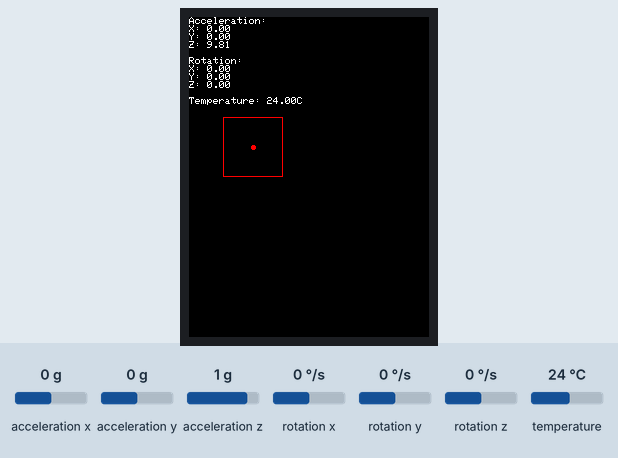
Bench run of a sketch on a simulated ESP32. On the bench: 240×320 colour display. The inputs (shaded band) are chosen by the test bench; at power-on: acceleration x 0 g, acceleration y 0 g, acceleration z 1 g, rotation x 0 °/s, rotation y 0 °/s, rotation z 0 °/s, temperature 24 °C. Random numbers use the default seed unless the sketch sets one; what the sketch prints to the serial monitor is not drawn.

Above: at 1.5 s.
1.6 s: acceleration x set to -1.4 g
At 2.0 s:
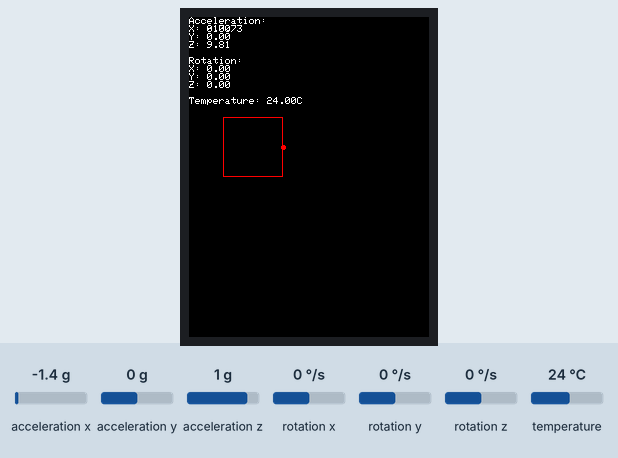
3.1 s: acceleration y set to -1.4 g
4.6 s: acceleration z set to -1.4 g
At 5.8 s:
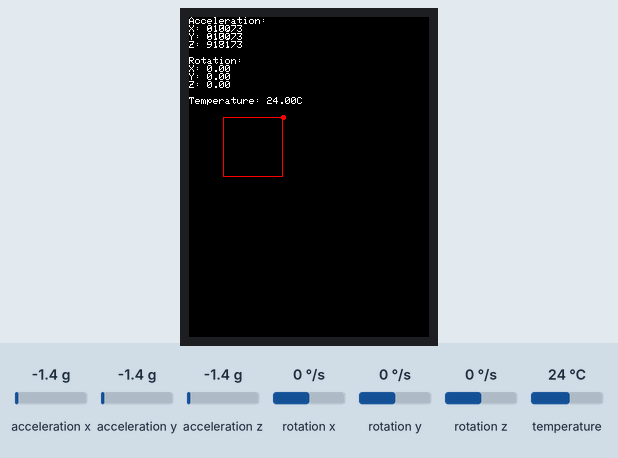
6.1 s: rotation x set to -192 °/s
7.6 s: rotation y set to -192 °/s
9.1 s: rotation z set to -192 °/s
At 10.3 s:
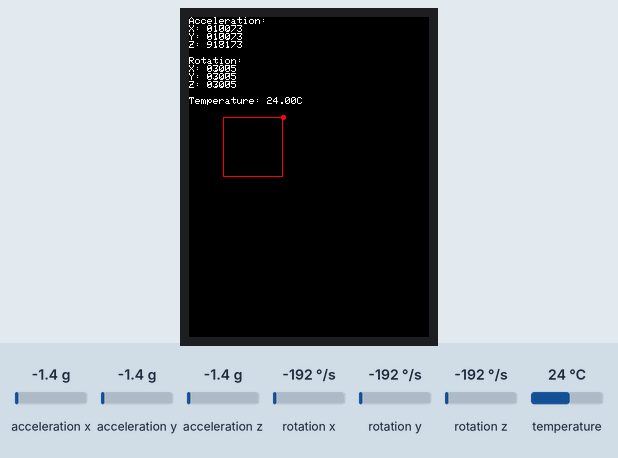
Timing chart, 0 to 11.6 s (numbered marks = the images above; inputs shaded):
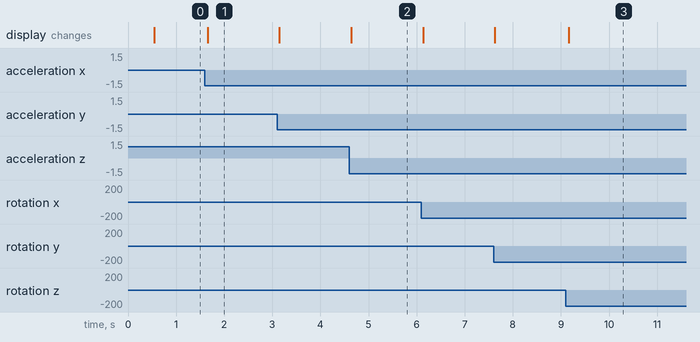

Measured:
- after the input at 1.6 s, the display: changes after 0.05 s (image 1)
- after the input at 4.6 s, the display: changes at once (image 2)
- after the input at 9.1 s, the display: changes after 0.06 s (image 3)

The sketch:

TFT-LCD5_GYRO1.ino
```cpp
#include <TFT_eSPI.h>
#include <SPI.h>
#include <Adafruit_MPU6050.h>
#include <Adafruit_Sensor.h>
#include <Wire.h>

uint16_t pixelColor = 0;
uint8_t location1[2];
uint8_t location2[2];
Adafruit_MPU6050 mpu;
sensors_event_t a, g, temp;
float accXfloat;
float accYfloat;
int accXpos, accYpos;
int accXint, accYint;
int arrX[10], arrY[10];

TFT_eSPI tft = TFT_eSPI();

void setup() {
  Serial.begin(115200);
  while (!Serial)
    delay(10); // will pause Zero, Leonardo, etc until serial console opens

  tft.init();
  tft.setRotation(0);
  tft.fillScreen(TFT_BLACK);
  initializeGyro();

  pixelColor = convertColor(0,255,0);
}

void loop() {
  printValues();
  printGyro();
  delay(16);
}


// Converts RGB888 to RGB565
// See: http://www.barth-dev.de/online/rgb565-color-picker/
uint16_t convertColor(uint8_t red, uint8_t green, uint8_t blue) {
  uint16_t Rgb565;
  Rgb565 = (red & 0b11111000) <<8;
  Rgb565 = Rgb565 + ((green & 0b11111100 ) <<3);
  Rgb565 = Rgb565 + ((blue) >> 3);

  return Rgb565;
}

// Creates a random number and puts it into a given array of two
void getRandomXY(uint8_t arr[2]) {
  randomSeed(analogRead(5));
  arr[0] = random(0, 127);
  arr[1] = random(0, 159);
}

void connectRandomLines(uint32_t lines, uint16_t lineColor) {
  getRandomXY(location1);
  getRandomXY(location2);
  tft.drawLine(location1[0], location1[1], location2[0], location2[1], lineColor);
  tft.drawCircle(location1[0], location1[1], 3, convertColor(255,0,0));
  delay(100);
  int start = millis();
  int ending = 0;

  for(int i = 0; i < (lines - 1) ; i++) {
    getRandomXY(location1);
    tft.drawLine(location1[0], location1[1], location2[0], location2[1], lineColor);
    location2[0] = location1[0];
    location2[1] = location1[1];
  }
  ending = millis();
  int result = ending - start;
  Serial.print("Time taken: ");
  Serial.print(result);
  Serial.println(" ms");
}

void initializeGyro(void) {

    Serial.println("Adafruit MPU6050 test!");

  // Try to initialize!
  if (!mpu.begin()) {
    Serial.println("Failed to find MPU6050 chip");
    while (1) {
      delay(10);
    }
  }
  Serial.println("MPU6050 Found!");

  mpu.setAccelerometerRange(MPU6050_RANGE_8_G);
  Serial.print("Accelerometer range set to: ");
  switch (mpu.getAccelerometerRange()) {
  case MPU6050_RANGE_2_G:
    Serial.println("+-2G");
    break;
  case MPU6050_RANGE_4_G:
    Serial.println("+-4G");
    break;
  case MPU6050_RANGE_8_G:
    Serial.println("+-8G");
    break;
  case MPU6050_RANGE_16_G:
    Serial.println("+-16G");
    break;
  }
  mpu.setGyroRange(MPU6050_RANGE_250_DEG);
  Serial.print("Gyro range set to: ");
  switch (mpu.getGyroRange()) {
  case MPU6050_RANGE_250_DEG:
    Serial.println("+- 250 deg/s");
    break;
  case MPU6050_RANGE_500_DEG:
    Serial.println("+- 500 deg/s");
    break;
  case MPU6050_RANGE_1000_DEG:
    Serial.println("+- 1000 deg/s");
    break;
  case MPU6050_RANGE_2000_DEG:
    Serial.println("+- 2000 deg/s");
    break;
  }

  mpu.setFilterBandwidth(MPU6050_BAND_21_HZ);
  Serial.print("Filter bandwidth set to: ");
  switch (mpu.getFilterBandwidth()) {
  case MPU6050_BAND_260_HZ:
    Serial.println("260 Hz");
    break;
  case MPU6050_BAND_184_HZ:
    Serial.println("184 Hz");
    break;
  case MPU6050_BAND_94_HZ:
    Serial.println("94 Hz");
    break;
  case MPU6050_BAND_44_HZ:
    Serial.println("44 Hz");
    break;
  case MPU6050_BAND_21_HZ:
    Serial.println("21 Hz");
    break;
  case MPU6050_BAND_10_HZ:
    Serial.println("10 Hz");
    break;
  case MPU6050_BAND_5_HZ:
    Serial.println("5 Hz");
    break;
  }

  Serial.println("");
  delay(100);
}

void printValues(void) {

  mpu.getEvent(&a, &g, &temp);
  tft.setCursor(0,0,1);
  tft.println("Acceleration: ");
  tft.print("X: ");
  tft.println(a.acceleration.x);
  tft.print("Y: ");
  tft.println(a.acceleration.y);
  tft.print("Z: ");
  tft.println(a.acceleration.z);
  tft.println("");
  tft.println("Rotation: ");
  tft.print("X: ");
  tft.println(g.gyro.x);
  tft.print("Y: ");
  tft.println(g.gyro.y);
  tft.print("Z: ");
  tft.println(g.gyro.z);
  tft.println("");
  tft.print("Temperature: ");
  tft.print(temp.temperature);
  tft.println("C");

}

void printGyro(void) {
  tft.fillCircle(accXpos,accYpos,2,TFT_BLACK);
  //tft.fillRect(0,90,128,70, TFT_BLACK);
  tft.drawRect(34,100,60,60,TFT_RED);
  accXfloat = a.acceleration.x * 100;
  accYfloat = a.acceleration.y * 100;
  accXpos, accYpos;
  accXint, accYint;

  if(accXfloat >= 0) {
    accXint = int(accXfloat);
    if(accXint > 1000) accXint = 1000;
    accXpos = map(accXint,0,1000,64,34);
  }

    if(accXfloat < 0) {
    accXint = int(accXfloat);
    if(accXint < -1000) accXint = -1000;
    accXpos = map(accXint,-1000,0,94,64);
  }

  if(accYfloat <= 0) {
    accYint = int(accYfloat);
    if(accYint < -1000) accYint = -1000;
    accYpos = map(accYint,-1000,0,100,130);
  }

  if(accYfloat > 0) {
    accYint = int(accYfloat);
    if(accYint > 1000) accYint = 1000;
    accYpos = map(accYint,0,1000,130,160);
  }


  tft.fillCircle(accXpos,accYpos,2,TFT_RED);

}
```
